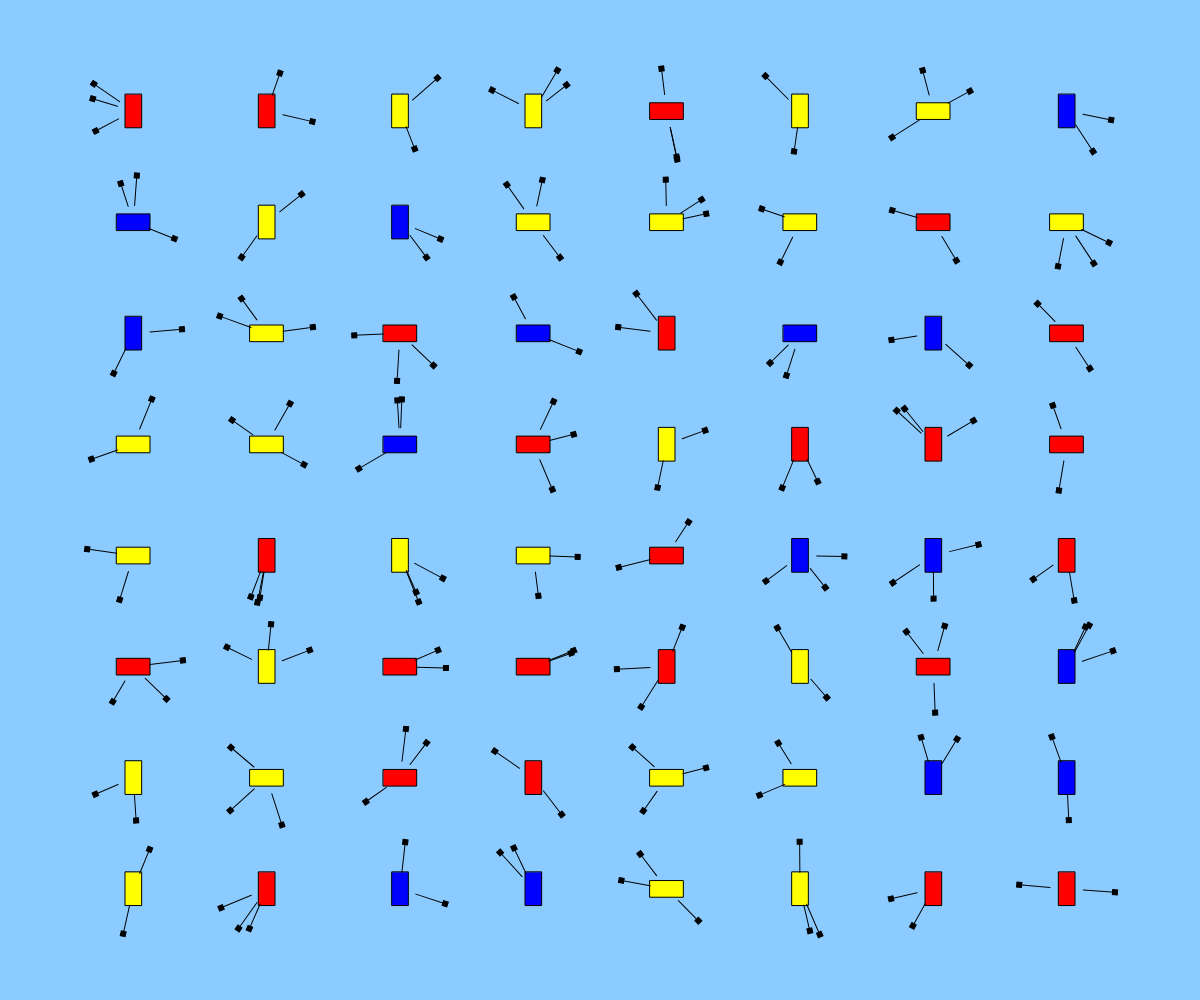
Frame 1 (no input)
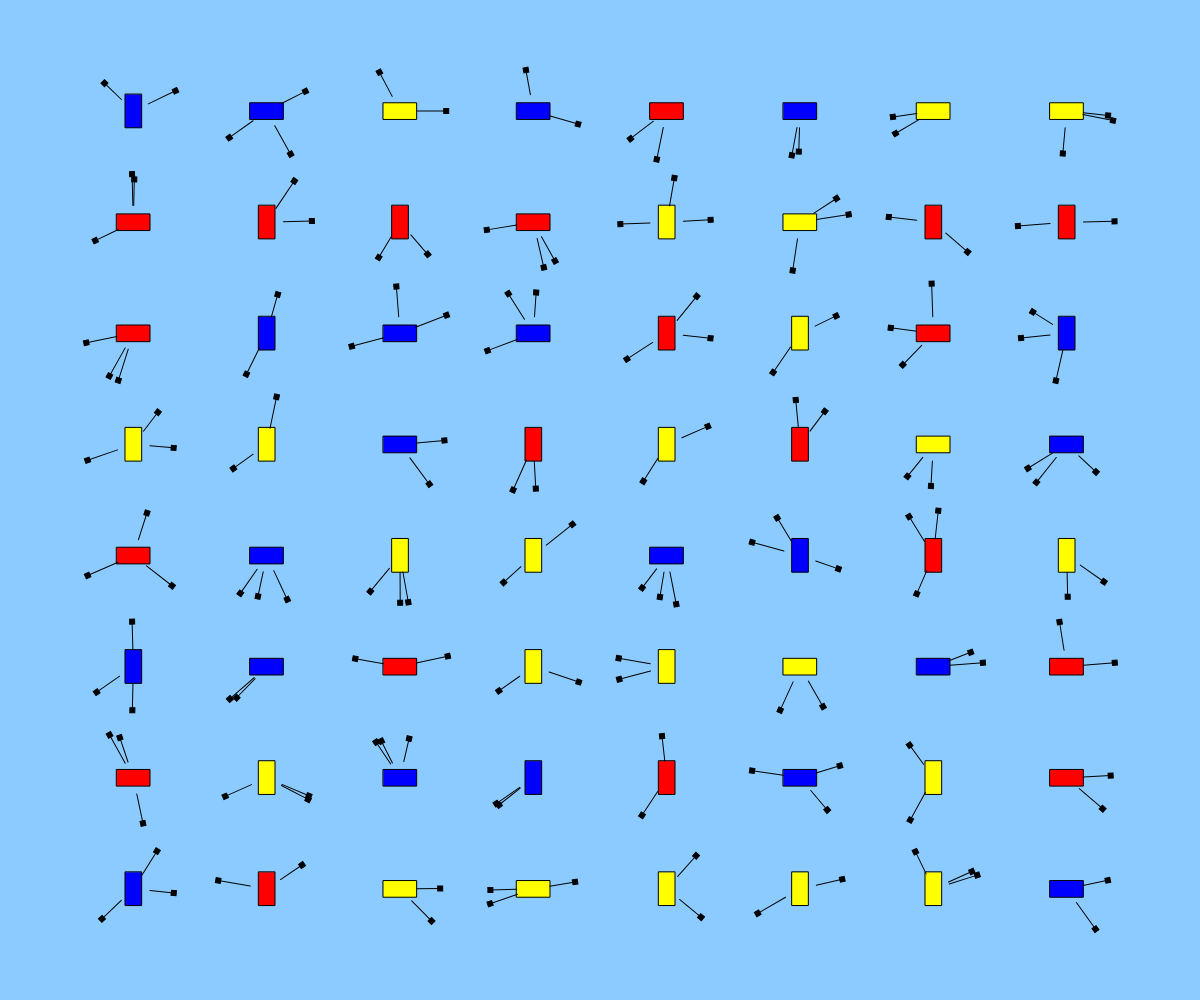
Frame 2 (the mouse pressed at the canvas centre, redrawn once)

The p5.js sketch that drew these frames (run headless with seeded random() and noise() and a simulated clock; the mouse was pressed at the canvas centre and the sketch redrawn once):

// p5.js sketch
// ── sketch.js
let colors = [ [255, 0, 0], [255, 255, 0], [0, 0, 255] ]; // Array di colori primari

function setup() {
  createCanvas(windowWidth, windowHeight);
  noLoop();
  angleMode(DEGREES); // Imposta il modo angolare su gradi
}

function draw() {
  background(140,203,255);
  let cols = 8; // Numero di colonne nella griglia
  let rows = 8; // Numero di righe nella griglia
  let gridSpacingX = width / (cols + 1); // Spaziatura orizzontale tra i glifi
  let gridSpacingY = height / (rows + 1); // Spaziatura verticale tra i glifi
  
  // Ciclo per creare una griglia di glifi ordinata
  for (let i = 0; i < cols; i++) {
    for (let j = 0; j < rows; j++) {
      push();

      // Calcolo la posizione del glifo all'interno della griglia
      let posX = (i + 1) * gridSpacingX;
      let posY = (j + 1) * gridSpacingY;
      // Sposta il sistema di coordinate alla posizione calcolata
      translate(posX, posY);
      
      let Rotation = random([0, 90]); // Orientamento casuale del rettangolo
      rotate(Rotation);

      // Scegli un colore casuale dall'array di colori primari
      let chosenColor = random(colors);
      // Chiamo la funzione generateGlyph() per disegnare il glifo,
      // passando variazione, dimensione e colore scelto
      generateGlyph(i * 5 + j * 5, min(gridSpacingX, gridSpacingY) * 0.3, chosenColor); // Dimensione glifo basata su spazio griglia
      pop();
    }
  }
}

// Funzione per generare un singolo glifo
function generateGlyph(variation, baseSize, chosenColor) {
  
  // Numero casuale di rami per ogni glifo
  let numBranches = int(random(2, 4)); 

  // Disegno una forma centrale rettangolare con il colore scelto
  fill(chosenColor[0], chosenColor[1], chosenColor[2]);
  rectMode(CENTER); // Imposto il rettangolo in modo che il punto centrale coincida con l'origine
  rect(0, 0, baseSize, baseSize * 0.5); // Disegno un rettangolo centrale
  

  // Disegno rami che partono dai lati del rettangolo centrale
  stroke(0);
  for (let i = 0; i < numBranches; i++) {
    push();
    
    // Ruota ogni ramo con un angolo casuale
    let angle = random(360); 
    rotate(angle);
    
    // Lunghezza del ramo casuale
    let branchLength = baseSize * 0.4 + random(10, 20);
    line(baseSize / 2, 0, baseSize / 2 + branchLength, 0);

    // Aggiungi rettangoli piccoli alla fine di ogni ramo
    fill(0);
    rect(baseSize / 2 + branchLength, 0, 5, 5); // Rettangolo finale più piccolo
    pop();
  }
}

// Ridimensiona il canvas e ridisegna la griglia quando cambia la dimensione della finestra
function windowResized() {
  resizeCanvas(windowWidth, windowHeight);
  draw();
}
